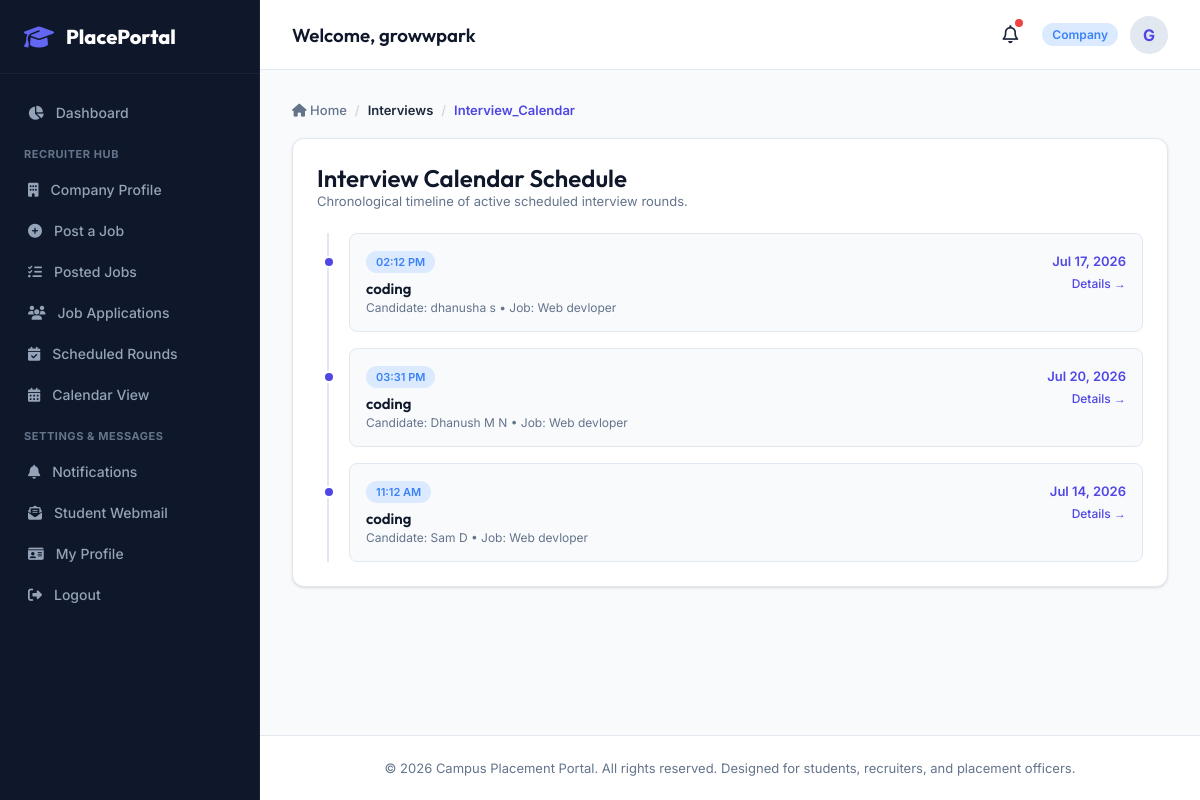
Page /interviews/calendar/ (signed in) on the earlier database version.
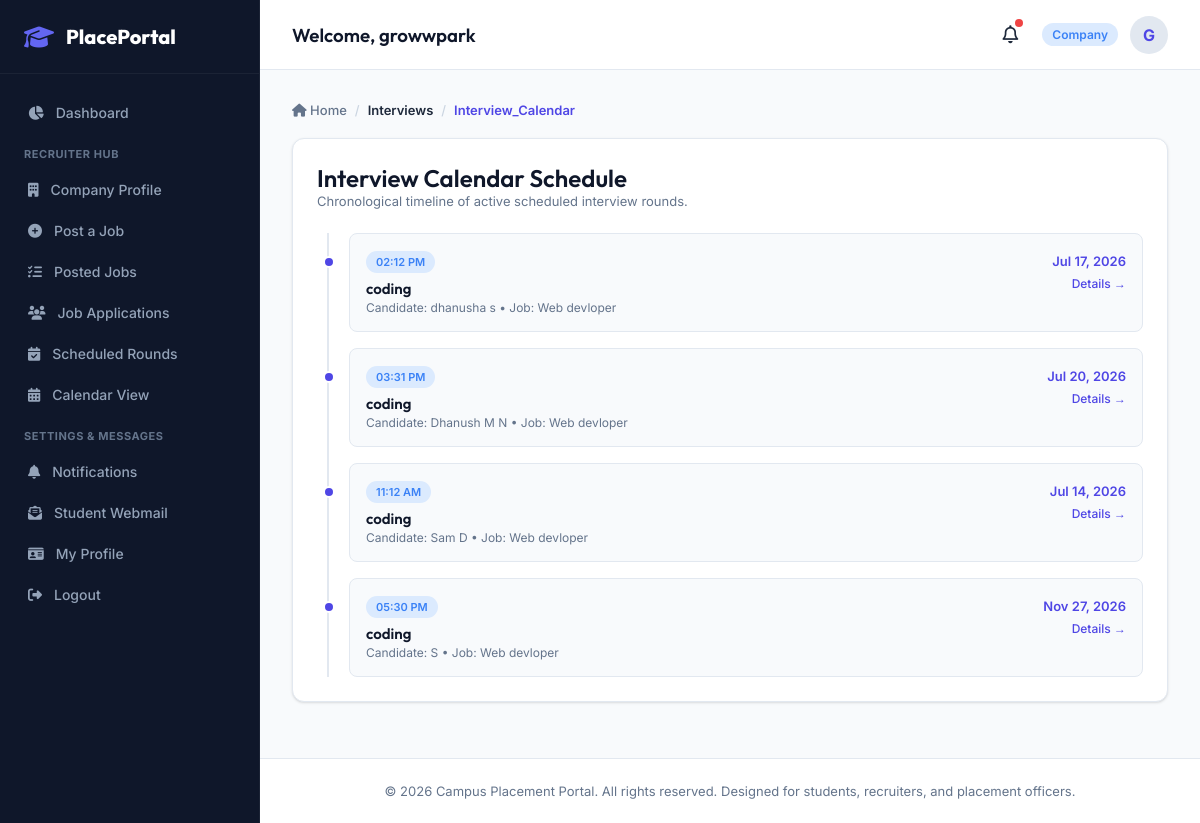
Same page on the later database version.
### apps/interviews/models.py (models this page shows, shortened)
class Interview(models.Model):
    STATUS_CHOICES = (
        ('scheduled', 'Scheduled'),
        ('completed', 'Completed'),
        ('cancelled', 'Cancelled'),
    )
    RESULT_CHOICES = (
        ('pending', 'Pending'),
        ('cleared', 'Cleared'),
        ('rejected', 'Rejected'),
    )
    application = models.ForeignKey(Application, on_delete=models.CASCADE, related_name='interviews')
    interview_date = models.DateTimeField()
    location_or_link = models.CharField(max_length=255, help_text="Online link or physical location")
    round_number = models.IntegerField(default=1)
    round_name = models.CharField(max_length=100, help_text="e.g. Technical Round 1, HR Interview")
    status = models.CharField(max_length=20, choices=STATUS_CHOICES, default='scheduled')
    feedback = models.TextField(blank=True, null=True)
    result = models.CharField(max_length=20, choices=RESULT_CHOICES, default='pending')

### apps/applications/models.py (models this page shows, shortened)
class Application(models.Model):
    STATUS_CHOICES = (
        ('applied', 'Applied'),
        ('shortlisted', 'Shortlisted'),
        ('rejected', 'Rejected'),
        ('selected', 'Selected'),
    )
    job = models.ForeignKey(Job, on_delete=models.CASCADE, related_name='applications')
    student = models.ForeignKey(StudentProfile, on_delete=models.CASCADE, related_name='applications')
    applied_at = models.DateTimeField(auto_now_add=True)
    resume = models.FileField(upload_to='application_resumes/', blank=True, null=True)
    status = models.CharField(max_length=20, choices=STATUS_CHOICES, default='applied')
    cover_letter = models.TextField(blank=True)
    feedback = models.TextField(blank=True, help_text="Feedback from the recruiter")
    class Meta:
        unique_together = ('job', 'student')

### apps/students/models.py (models this page shows, shortened)
class StudentProfile(models.Model):
    STATUS_CHOICES = (
        ('unplaced', 'Unplaced'),
        ('shortlisted', 'Shortlisted'),
        ('placed', 'Placed'),
    )
    user = models.OneToOneField(settings.AUTH_USER_MODEL, on_delete=models.CASCADE, related_name='student_profile')
    roll_number = models.CharField(max_length=20, unique=True)
    department = models.CharField(max_length=100)
    course = models.CharField(max_length=100)
    batch_year = models.IntegerField()
    cgpa = models.DecimalField(max_digits=4, decimal_places=2)
    phone = models.CharField(max_length=15, blank=True, null=True)
    resume = models.FileField(upload_to='resumes/', blank=True, null=True)
    skills = models.TextField(blank=True, help_text="Comma-separated list of skills")
    placement_status = models.CharField(max_length=20, choices=STATUS_CHOICES, default='unplaced')

### apps/accounts/models.py (models this page shows, shortened)
class User(AbstractUser):
    ROLE_CHOICES = (
        ('student', 'Student'),
        ('company', 'Company'),
        ('officer', 'Placement Officer'),
        ('admin', 'Admin'),
    )
    role = models.CharField(max_length=20, choices=ROLE_CHOICES, default='student')
    phone_number = models.CharField(max_length=15, blank=True, null=True)

### apps/jobs/models.py (models this page shows, shortened)
class Job(models.Model):
    JOB_TYPE_CHOICES = (
        ('full_time', 'Full-time'),
        ('internship', 'Internship'),
        ('part_time', 'Part-time'),
    )
    company = models.ForeignKey(CompanyProfile, on_delete=models.CASCADE, related_name='jobs')
    title = models.CharField(max_length=200)
    description = models.TextField()
    requirements = models.TextField(blank=True, help_text="Additional job requirements")
    skills_required = models.TextField(blank=True, help_text="Comma-separated list of required skills")
    location = models.CharField(max_length=150)
    job_type = models.CharField(max_length=20, choices=JOB_TYPE_CHOICES, default='full_time')
    salary_package = models.CharField(max_length=50, help_text="e.g. 12 LPA, 50,000/month")
    eligibility_criteria = models.DecimalField(max_digits=4, decimal_places=2, default=0.00, help_text="Minimum required CGPA")
    application_deadline = models.DateTimeField()
    is_active = models.BooleanField(default=True)
    created_at = models.DateTimeField(auto_now_add=True)

### apps/interviews/views.py (the view)
# urls.py: path('calendar/', views.interview_calendar, name='interview_calendar'),
@login_required
def interview_calendar(request):
    if request.user.role == 'student':
        interviews = Interview.objects.filter(application__student=request.user.student_profile, status='scheduled')
    elif request.user.role == 'company':
        interviews = Interview.objects.filter(application__job__company=request.user.company_profile, status='scheduled')
    else:
        interviews = Interview.objects.filter(status='scheduled')
    return render(request, 'interviews/interview_calendar.html', {'interviews': interviews})

### templates/interviews/interview_calendar.html (shortened to what this page needs)
{% extends 'base.html' %}
{% block content %}
<div class="card">
    <h2>Interview Calendar Schedule</h2>
    <p style="color: var(--text-muted); font-size: 13px; margin-bottom: 24px;">Chronological timeline of active scheduled interview rounds.</p>
    {% if interviews %}
        <div style="display: flex; flex-direction: column; gap: 16px; border-left: 2px solid var(--border-color); padding-left: 20px; margin-left: 10px;">
            {% for interview in interviews %}
                <div style="position: relative; padding: 16px; background-color: var(--bg-main); border-radius: var(--radius-sm); border: 1px solid var(--border-color);">
                    <div style="position: absolute; left: -27px; top: 22px; width: 12px; height: 12px; border-radius: 50%; background-color: var(--primary); border: 2px solid white;"></div>
                    <div style="display: flex; justify-content: space-between; align-items: start; flex-wrap: wrap; gap: 8px;">
                        <div>
                            <span class="badge badge-info" style="font-size: 11px;">{{ interview.interview_date|date:"h:i A" }}</span>
                            <h4 style="font-size: 15px; margin-top: 6px;">{{ interview.round_name }}</h4>
                            <p style="font-size: 12px; color: var(--text-muted); margin-top: 2px;">
                                Candidate: {{ interview.application.student.user.get_full_name }} &bull; Job: {{ interview.application.job.title }}
                            </p>
                        </div>
                        <div style="text-align: right;">
                            <span style="font-size: 13px; font-weight: 600; color: var(--primary);">{{ interview.interview_date|date:"M d, Y" }}</span>
                            <br><a href="{% url 'interviews:interview_detail' pk=interview.pk %}" style="font-size: 12px; font-weight: 500; display: inline-block; margin-top: 6px;">Details &rarr;</a>
                        </div>
                    </div>
                </div>
            {% endfor %}
        </div>
    {% else %}
        <p style="color: var(--text-muted); text-align: center; padding: 40px 0;">No scheduled interviews found in your calendar.</p>
    {% endif %}
</div>
{% endblock %}

Differences in the rows shown:
added Interview: interview_date "05:30 PM", round_name "coding", application.student.user.get_full_name "S", application.job "Web devloper", interview_date "Nov 27, 2026"
